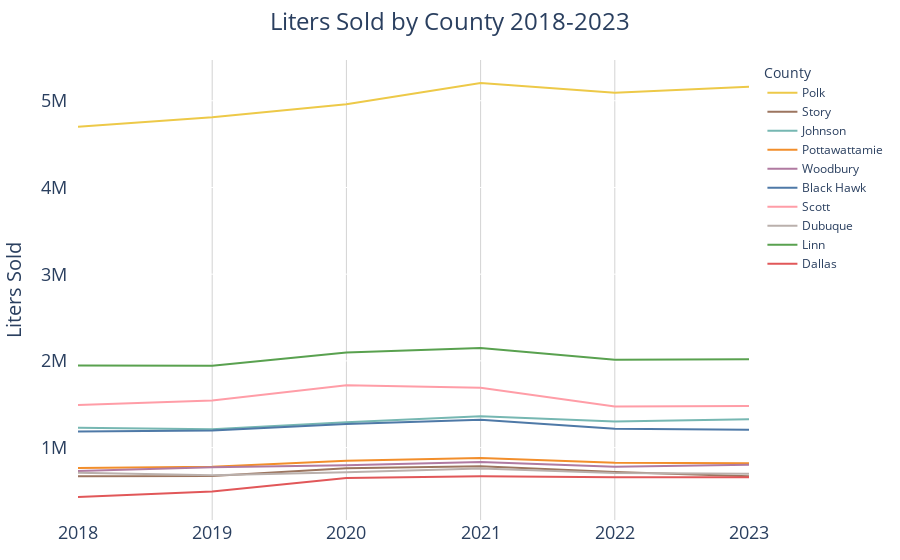

The notebook cell this image was saved under:
### Markdown cell above
We see a bump in 2020-2021 in many counties. Let's calculate and visualize percent change to get a clearer picture.

### Code cell
fig = px.line(
    sales_by_county_year_df,
    x='year',
    y='liters_sold',
    orientation='h',  # Horizontal bar chart
    color='county',  # Assign colors based on 'county' field
    color_discrete_map=county_colors,  # Apply custom colors
    labels={'liters_sold': 'Liters Sold ', 'county': 'County ', 'year': 'Year '},  # Custom labels
    height=600  # Adjust height to accommodate all counties
)

# Update layout
fig.update_layout(
    xaxis=dict(
        title=None,
        tickfont=dict(size=18),
        title_font = dict(size = 20),
        showgrid = True,
        gridcolor = 'LightGrey'
    ), 
    
    yaxis=dict(
        title='Liters Sold',
        title_font = dict(size = 20),
        tickfont=dict(size=18),
        ticksuffix = '  ',#used to create pad between ytick labels and chart
        tickformat=".0s" # No decimal places, use SI notation
    ),
    
    title=dict(
        text = "Liters Sold by County 2018-2023",
        x = .5,
        xanchor = 'center'
     ),

    showlegend=True,  # Hide legend since colors are used for encoding 'county'
    plot_bgcolor='rgba(0,0,0,0)',  # Transparent background for the plot area
    margin=dict(l=40, r=40, t=60, b=40),  # Left, Right, Top, Bottom margins
    title_font_size = 24
)

fig.show()

### Figure 1 — Plotly figure (JSON) as saved in the notebook; plotly's stock layout.template omitted (floating-point values rounded to 4 significant figures)
{"data": [{"hovertemplate": "County =Polk<br>Year =%{x}<br>Liters Sold =%{y}<extra></extra>", "legendgroup": "Polk", "line": {"color": "#edc948", "dash": "solid"}, "marker": {"symbol": "circle"}, "mode": "lines", "name": "Polk", "orientation": "h", "showlegend": true, "type": "scatter", "x": ["2018", "2019", "2020", "2021", "2022", "2023"], "xaxis": "x", "y": [4699000.0, 4811000.0, 4961000.0, 5205000.0, 5091000.0, 5163000.0], "yaxis": "y"}, {"hovertemplate": "County =Story<br>Year =%{x}<br>Liters Sold =%{y}<extra></extra>", "legendgroup": "Story", "line": {"color": "#9c755f", "dash": "solid"}, "marker": {"symbol": "circle"}, "mode": "lines", "name": "Story", "orientation": "h", "showlegend": true, "type": "scatter", "x": ["2018", "2019", "2020", "2021", "2022", "2023"], "xaxis": "x", "y": [670700.0, 671800.0, 761100.0, 784300.0, 719500.0, 668400.0], "yaxis": "y"}, {"hovertemplate": "County =Johnson<br>Year =%{x}<br>Liters Sold =%{y}<extra></extra>", "legendgroup": "Johnson", "line": {"color": "#76b7b2", "dash": "solid"}, "marker": {"symbol": "circle"}, "mode": "lines", "name": "Johnson", "orientation": "h", "showlegend": true, "type": "scatter", "x": ["2018", "2019", "2020", "2021", "2022", "2023"], "xaxis": "x", "y": [1229000.0, 1212000.0, 1291000.0, 1361000.0, 1301000.0, 1328000.0], "yaxis": "y"}, {"hovertemplate": "County =Pottawattamie<br>Year =%{x}<br>Liters Sold =%{y}<extra></extra>", "legendgroup": "Pottawattamie", "line": {"color": "#f28e2b", "dash": "solid"}, "marker": {"symbol": "circle"}, "mode": "lines", "name": "Pottawattamie", "orientation": "h", "showlegend": true, "type": "scatter", "x": ["2018", "2019", "2020", "2021", "2022", "2023"], "xaxis": "x", "y": [764400.0, 780400.0, 849100.0, 881000.0, 826100.0, 818500.0], "yaxis": "y"}, {"hovertemplate": "County =Woodbury<br>Year =%{x}<br>Liters Sold =%{y}<extra></extra>", "legendgroup": "Woodbury", "line": {"color": "#b07aa1", "dash": "solid"}, "marker": {"symbol": "circle"}, "mode": "lines", "name": "Woodbury", "orientation": "h", "showlegend": true, "type": "scatter", "x": ["2018", "2019", "2020", "2021", "2022", "2023"], "xaxis": "x", "y": [731000.0, 772700.0, 795800.0, 832600.0, 779900.0, 802500.0], "yaxis": "y"}, {"hovertemplate": "County =Black Hawk<br>Year =%{x}<br>Liters Sold =%{y}<extra></extra>", "legendgroup": "Black Hawk", "line": {"color": "#4e79a7", "dash": "solid"}, "marker": {"symbol": "circle"}, "mode": "lines", "name": "Black Hawk", "orientation": "h", "showlegend": true, "type": "scatter", "x": ["2018", "2019", "2020", "2021", "2022", "2023"], "xaxis": "x", "y": [1185000.0, 1196000.0, 1272000.0, 1321000.0, 1217000.0, 1206000.0], "yaxis": "y"}, {"hovertemplate": "County =Scott<br>Year =%{x}<br>Liters Sold =%{y}<extra></extra>", "legendgroup": "Scott", "line": {"color": "#ff9da7", "dash": "solid"}, "marker": {"symbol": "circle"}, "mode": "lines", "name": "Scott", "orientation": "h", "showlegend": true, "type": "scatter", "x": ["2018", "2019", "2020", "2021", "2022", "2023"], "xaxis": "x", "y": [1490000.0, 1542000.0, 1718000.0, 1691000.0, 1474000.0, 1481000.0], "yaxis": "y"}, {"hovertemplate": "County =Dubuque<br>Year =%{x}<br>Liters Sold =%{y}<extra></extra>", "legendgroup": "Dubuque", "line": {"color": "#bab0ac", "dash": "solid"}, "marker": {"symbol": "circle"}, "mode": "lines", "name": "Dubuque", "orientation": "h", "showlegend": true, "type": "scatter", "x": ["2018", "2019", "2020", "2021", "2022", "2023"], "xaxis": "x", "y": [710400.0, 681100.0, 716500.0, 759200.0, 706100.0, 699600.0], "yaxis": "y"}, {"hovertemplate": "County =Linn<br>Year =%{x}<br>Liters Sold =%{y}<extra></extra>", "legendgroup": "Linn", "line": {"color": "#59a14f", "dash": "solid"}, "marker": {"symbol": "circle"}, "mode": "lines", "name": "Linn", "orientation": "h", "showlegend": true, "type": "scatter", "x": ["2018", "2019", "2020", "2021", "2022", "2023"], "xaxis": "x", "y": [1946000.0, 1943000.0, 2096000.0, 2149000.0, 2012000.0, 2020000.0], "yaxis": "y"}, {"hovertemplate": "County =Dallas<br>Year =%{x}<br>Liters Sold =%{y}<extra></extra>", "legendgroup": "Dallas", "line": {"color": "#e15759", "dash": "solid"}, "marker": {"symbol": "circle"}, "mode": "lines", "name": "Dallas", "orientation": "h", "showlegend": true, "type": "scatter", "x": ["2018", "2019", "2020", "2021", "2022", "2023"], "xaxis": "x", "y": [430200.0, 494200.0, 648200.0, 668600.0, 658800.0, 658800.0], "yaxis": "y"}], "layout": {"autosize": true, "legend": {"title": {"text": "County "}, "tracegroupgap": 0}, "margin": {"b": 40, "l": 40, "r": 40, "t": 60}, "plot_bgcolor": "rgba(0, 0, 0, 0)", "showlegend": true, "title": {"font": {"size": 24}, "text": "Liters Sold by County 2018-2023", "x": 0.5, "xanchor": "center"}, "xaxis": {"anchor": "y", "autorange": true, "domain": [0, 1], "gridcolor": "LightGrey", "range": [0, 5], "showgrid": true, "tickfont": {"size": 18}, "title": {"font": {"size": 20}}, "type": "category"}, "yaxis": {"anchor": "x", "autorange": true, "domain": [0, 1], "range": [164900.0, 5470000.0], "tickfont": {"size": 18}, "tickformat": ".0s", "ticksuffix": "  ", "title": {"font": {"size": 20}, "text": "Liters Sold"}, "type": "linear"}}}
